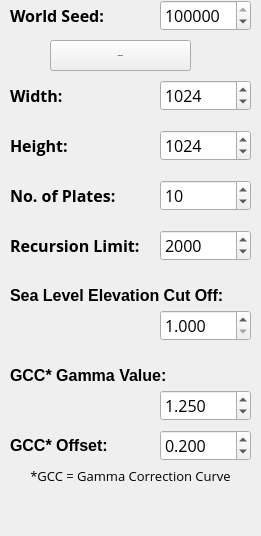
        <widget class="QWidget" name="page">
         <property name="geometry">
          <rect>
           <x>0</x>
           <y>0</y>
           <width>261</width>
           <height>536</height>
          </rect>
         </property>
         <attribute name="label">
          <string>Basic Options</string>
         </attribute>
         <widget class="QLabel" name="label_12">
          <property name="geometry">
           <rect>
            <x>10</x>
            <y>180</y>
            <width>121</width>
            <height>31</height>
           </rect>
          </property>
          <property name="font">
           <font>
            <family>Open Sans</family>
            <pointsize>12</pointsize>
            <weight>75</weight>
            <bold>true</bold>
           </font>
          </property>
          <property name="text">
           <string>No. of Plates:</string>
          </property>
         </widget>
         <widget class="QSpinBox" name="spnWidth">
          <property name="geometry">
           <rect>
            <x>160</x>
            <y>80</y>
            <width>91</width>
            <height>31</height>
           </rect>
          </property>
          <property name="font">
           <font>
            <family>Open Sans</family>
            <pointsize>12</pointsize>
           </font>
          </property>
          <property name="minimum">
           <number>256</number>
          </property>
          <property name="maximum">
           <number>8192</number>
          </property>
          <property name="singleStep">
           <number>256</number>
          </property>
          <property name="value">
           <number>1024</number>
          </property>
         </widget>
         <widget class="QSpinBox" name="spnPlates">
          <property name="geometry">
           <rect>
            <x>160</x>
            <y>180</y>
            <width>91</width>
            <height>31</height>
           </rect>
          </property>
          <property name="font">
           <font>
            <family>Open Sans</family>
            <pointsize>12</pointsize>
           </font>
          </property>
          <property name="minimum">
           <number>1</number>
          </property>
          <property name="maximum">
           <number>100</number>
          </property>
          <property name="singleStep">
           <number>10</number>
          </property>
          <property name="value">
           <number>10</number>
          </property>
         </widget>
         <widget class="QLabel" name="label_10">
          <property name="geometry">
           <rect>
            <x>10</x>
            <y>80</y>
            <width>121</width>
            <height>31</height>
           </rect>
          </property>
          <property name="font">
           <font>
            <family>Open Sans</family>
            <pointsize>12</pointsize>
            <weight>75</weight>
            <bold>true</bold>
           </font>
          </property>
          <property name="text">
           <string>Width:</string>
          </property>
         </widget>
         <widget class="QPushButton" name="btnRandomise">
          <property name="geometry">
           <rect>
            <x>50</x>
            <y>40</y>
            <width>141</width>
            <height>31</height>
           </rect>
          </property>
          <property name="font">
           <font>
            <pointsize>-1</pointsize>
            <weight>75</weight>
            <bold>true</bold>
           </font>
          </property>
          <property name="toolTip">
           <string>Generate Random World Seed</string>
          </property>
          <property name="text">
           <string>Randomise</string>
          </property>
         </widget>
         <widget class="QLabel" name="label_11">
          <property name="geometry">
           <rect>
            <x>10</x>
            <y>130</y>
            <width>121</width>
            <height>31</height>
           </rect>
          </property>
          <property name="font">
           <font>
            <family>Open Sans</family>
            <pointsize>12</pointsize>
            <weight>75</weight>
            <bold>true</bold>
           </font>
          </property>
          <property name="text">
           <string>Height:</string>
          </property>
         </widget>
         <widget class="QSpinBox" name="spnRecursion">
          <property name="geometry">
           <rect>
            <x>160</x>
            <y>230</y>
            <width>91</width>
            <height>31</height>
           </rect>
          </property>
          <property name="font">
           <font>
            <family>Open Sans</family>
            <pointsize>12</pointsize>
           </font>
          </property>
          <property name="minimum">
           <number>1000</number>
          </property>
          <property name="maximum">
           <number>10000</number>
          </property>
          <property name="singleStep">
           <number>500</number>
          </property>
          <property name="value">
           <number>2000</number>
          </property>
         </widget>
         <widget class="QLabel" name="label_9">
          <property name="geometry">
           <rect>
            <x>10</x>
            <y>0</y>
            <width>121</width>
            <height>31</height>
           </rect>
          </property>
          <property name="font">
           <font>
            <family>Open Sans</family>
            <pointsize>12</pointsize>
            <weight>75</weight>
            <bold>true</bold>
           </font>
          </property>
          <property name="text">
           <string>World Seed:</string>
          </property>
         </widget>
         <widget class="QSpinBox" name="spnHeight">
          <property name="geometry">
           <rect>
            <x>160</x>
            <y>130</y>
            <width>91</width>
            <height>31</height>
           </rect>
          </property>
          <property name="font">
           <font>
            <family>Open Sans</family>
            <pointsize>12</pointsize>
           </font>
          </property>
          <property name="minimum">
           <number>256</number>
          </property>
          <property name="maximum">
           <number>8192</number>
          </property>
          <property name="singleStep">
           <number>256</number>
          </property>
          <property name="value">
           <number>1024</number>
          </property>
         </widget>
         <widget class="QLabel" name="label_51">
          <property name="geometry">
           <rect>
            <x>10</x>
            <y>230</y>
            <width>151</width>
            <height>31</height>
           </rect>
          </property>
          <property name="font">
           <font>
            <family>Open Sans</family>
            <pointsize>12</pointsize>
            <weight>75</weight>
            <bold>true</bold>
           </font>
          </property>
          <property name="text">
           <string>Recursion Limit:</string>
          </property>
         </widget>
         <widget class="QSpinBox" name="spnSeed">
          <property name="geometry">
           <rect>
            <x>160</x>
            <y>0</y>
            <width>91</width>
            <height>31</height>
           </rect>
          </property>
          <property name="font">
           <font>
            <family>Open Sans</family>
            <pointsize>12</pointsize>
           </font>
          </property>
          <property name="minimum">
           <number>0</number>
          </property>
          <property name="maximum">
           <number>999999</number>
          </property>
          <property name="singleStep">
           <number>111111</number>
          </property>
          <property name="value">
           <number>111111</number>
          </property>
         </widget>
         <widget class="QDoubleSpinBox" name="spnSea">
          <property name="geometry">
           <rect>
            <x>160</x>
            <y>310</y>
            <width>91</width>
            <height>31</height>
           </rect>
          </property>
          <property name="font">
           <font>
            <family>Open Sans</family>
            <pointsize>-1</pointsize>
           </font>
          </property>
          <property name="styleSheet">
           <string notr="true">font-family: Open Sans;
font-size: 16px;</string>
          </property>
          <property name="decimals">
           <number>3</number>
          </property>
          <property name="minimum">
           <double>1.000000000000000</double>
          </property>
         </widget>
         <widget class="QLabel" name="label_23">
          <property name="geometry">
           <rect>
            <x>10</x>
            <y>280</y>
            <width>241</width>
            <height>31</height>
           </rect>
          </property>
          <property name="font">
           <font>
            <pointsize>12</pointsize>
            <weight>75</weight>
            <bold>true</bold>
           </font>
          </property>
          <property name="text">
           <string>Sea Level Elevation Cut Off:</string>
          </property>
         </widget>
         <widget class="QDoubleSpinBox" name="spnGamma">
          <property name="geometry">
           <rect>
            <x>160</x>
            <y>390</y>
            <width>91</width>
            <height>31</height>
           </rect>
          </property>
          <property name="font">
           <font>
            <family>Open Sans</family>
            <pointsize>-1</pointsize>
           </font>
          </property>
          <property name="styleSheet">
           <string notr="true">font-family: Open Sans;
font-size: 16px;</string>
          </property>
          <property name="decimals">
           <number>3</number>
          </property>
          <property name="value">
           <double>1.250000000000000</double>
          </property>
         </widget>
         <widget class="QDoubleSpinBox" name="spnOffset">
          <property name="geometry">
           <rect>
            <x>160</x>
            <y>430</y>
            <width>91</width>
            <height>31</height>
           </rect>
          </property>
          <property name="font">
           <font>
            <family>Open Sans</family>
            <pointsize>-1</pointsize>
           </font>
          </property>
          <property name="styleSheet">
           <string notr="true">font-family: Open Sans;
font-size: 16px;</string>
          </property>
          <property name="decimals">
           <number>3</number>
          </property>
          <property name="maximum">
           <double>0.999000000000000</double>
          </property>
          <property name="singleStep">
           <double>0.100000000000000</double>
          </property>
          <property name="value">
           <double>0.200000000000000</double>
          </property>
         </widget>
         <widget class="QLabel" name="label_15">
          <property name="geometry">
           <rect>
            <x>10</x>
            <y>460</y>
            <width>241</width>
            <height>31</height>
           </rect>
          </property>
          <property name="font">
           <font>
            <family>Open Sans</family>
            <pointsize>10</pointsize>
           </font>
          </property>
          <property name="text">
           <string>*GCC = Gamma Correction Curve</string>
          </property>
          <property name="alignment">
           <set>Qt::AlignCenter</set>
          </property>
         </widget>
         <widget class="QLabel" name="label_27">
          <property name="geometry">
           <rect>
            <x>10</x>
            <y>430</y>
            <width>111</width>
            <height>31</height>
           </rect>
          </property>
          <property name="font">
           <font>
            <pointsize>12</pointsize>
            <weight>75</weight>
            <bold>true</bold>
           </font>
          </property>
          <property name="text">
           <string>GCC* Offset:</string>
          </property>
         </widget>
         <widget class="QLabel" name="label_26">
          <property name="geometry">
           <rect>
            <x>10</x>
            <y>360</y>
            <width>241</width>
            <height>31</height>
           </rect>
          </property>
          <property name="font">
           <font>
            <pointsize>12</pointsize>
            <weight>75</weight>
            <bold>true</bold>
           </font>
          </property>
          <property name="text">
           <string>GCC* Gamma Value:</string>
          </property>
         </widget>
        </widget>
